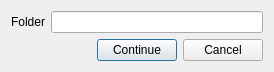
<?xml version="1.0" encoding="UTF-8"?>
<ui version="4.0">
 <class>EmptyDirsFix1</class>
 <widget class="QDialog" name="EmptyDirsFix1">
  <property name="geometry">
   <rect>
    <x>0</x>
    <y>0</y>
    <width>274</width>
    <height>69</height>
   </rect>
  </property>
  <property name="windowTitle">
   <string>Empty folders fixer</string>
  </property>
  <property name="windowIcon">
   <iconset resource="../../../resources.qrc">
    <normaloff>:/images/icon.ico</normaloff>:/images/icon.ico</iconset>
  </property>
  <layout class="QFormLayout" name="formLayout">
   <item row="0" column="0">
    <widget class="QLabel" name="label">
     <property name="text">
      <string>Folder</string>
     </property>
    </widget>
   </item>
   <item row="0" column="1">
    <widget class="QLineEdit" name="lineFolder"/>
   </item>
   <item row="1" column="0" colspan="2">
    <layout class="QHBoxLayout" name="horizontalLayout_4">
     <item>
      <spacer name="horizontalSpacer">
       <property name="orientation">
        <enum>Qt::Horizontal</enum>
       </property>
       <property name="sizeHint" stdset="0">
        <size>
         <width>40</width>
         <height>20</height>
        </size>
       </property>
      </spacer>
     </item>
     <item>
      <widget class="QPushButton" name="buttonContinue">
       <property name="text">
        <string>Continue</string>
       </property>
      </widget>
     </item>
     <item>
      <widget class="QPushButton" name="buttonCancel">
       <property name="text">
        <string>Cancel</string>
       </property>
      </widget>
     </item>
    </layout>
   </item>
  </layout>
 </widget>
 <resources>
  <include location="../../../resources.qrc"/>
  <include location="../../../resources.qrc"/>
  <include location="../../../resources.qrc"/>
 </resources>
 <connections>
  <connection>
   <sender>buttonCancel</sender>
   <signal>clicked()</signal>
   <receiver>EmptyDirsFix1</receiver>
   <slot>reject()</slot>
   <hints>
    <hint type="sourcelabel">
     <x>236</x>
     <y>52</y>
    </hint>
    <hint type="destinationlabel">
     <x>266</x>
     <y>43</y>
    </hint>
   </hints>
  </connection>
  <connection>
   <sender>buttonContinue</sender>
   <signal>clicked()</signal>
   <receiver>EmptyDirsFix1</receiver>
   <slot>next()</slot>
   <hints>
    <hint type="sourcelabel">
     <x>133</x>
     <y>47</y>
    </hint>
    <hint type="destinationlabel">
     <x>91</x>
     <y>52</y>
    </hint>
   </hints>
  </connection>
 </connections>
 <slots>
  <slot>next()</slot>
 </slots>
</ui>
